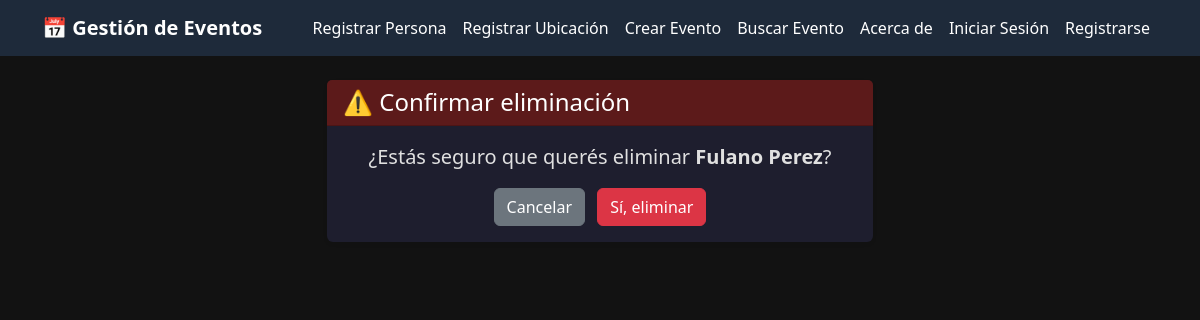
The app's page /personas/eliminar/2/, older data.
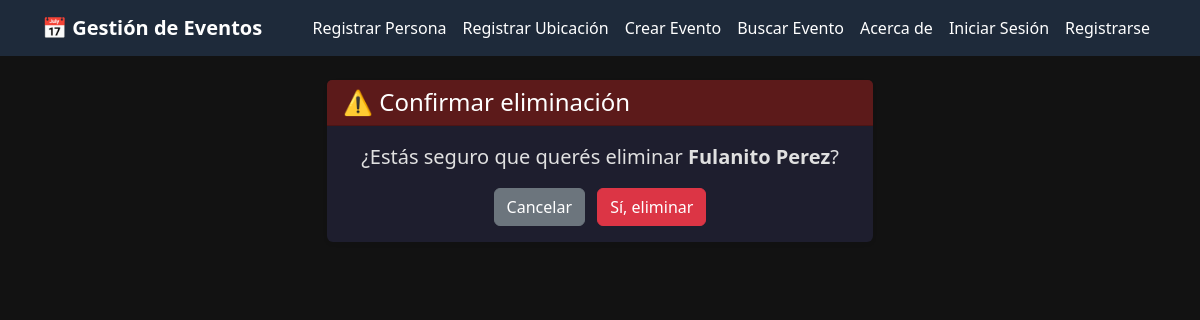
The same page, newer data.
### eventos/models.py (models this page shows)
class Persona(models.Model):
    nombre = models.CharField(max_length=45)
    apellido = models.CharField(max_length=45)
    email = models.EmailField(max_length=60)
    def __str__(self):
        return f"{self.nombre} {self.apellido}"
    class Meta:
        verbose_name = 'Persona'
        verbose_name_plural = 'Personas'

### eventos/views.py (the view)
# urls.py: path('personas/eliminar/<int:pk>/', views.eliminar_persona, name='eliminar_persona'),
def eliminar_persona(request, pk):
    persona = Persona.objects.get(id=pk)
    if request.method == 'POST':
        persona.delete()
        return redirect('listar_personas')
    return render(request, 'confirmar_eliminar.html', {'objeto': persona})

### templates/confirmar_eliminar.html (shortened to what this page needs)
{% extends "base.html" %}
{% block contenido %}
<div class="row justify-content-center">
    <div class="col-md-6">
        <div class="card shadow-sm">
            <div class="card-header bg-eliminar text-white">
                <h4 class="mb-0">⚠️ Confirmar eliminación</h4>
            </div>
            <div class="card-body text-center">
                <p class="fs-5">¿Estás seguro que querés eliminar <strong>{{ objeto }}</strong>?</p>
                <form method="POST">
                    <a href="javascript:history.back()" class="btn btn-secondary me-2">Cancelar</a>
                    <button type="submit" class="btn btn-danger">Sí, eliminar</button>
                </form>
            </div>
        </div>
    </div>
</div>
{% endblock %}

Row changes from the older to the newer data that the page shows:
changed Persona: nombre+apellido "Fulano Perez" → "Fulanito Perez"
